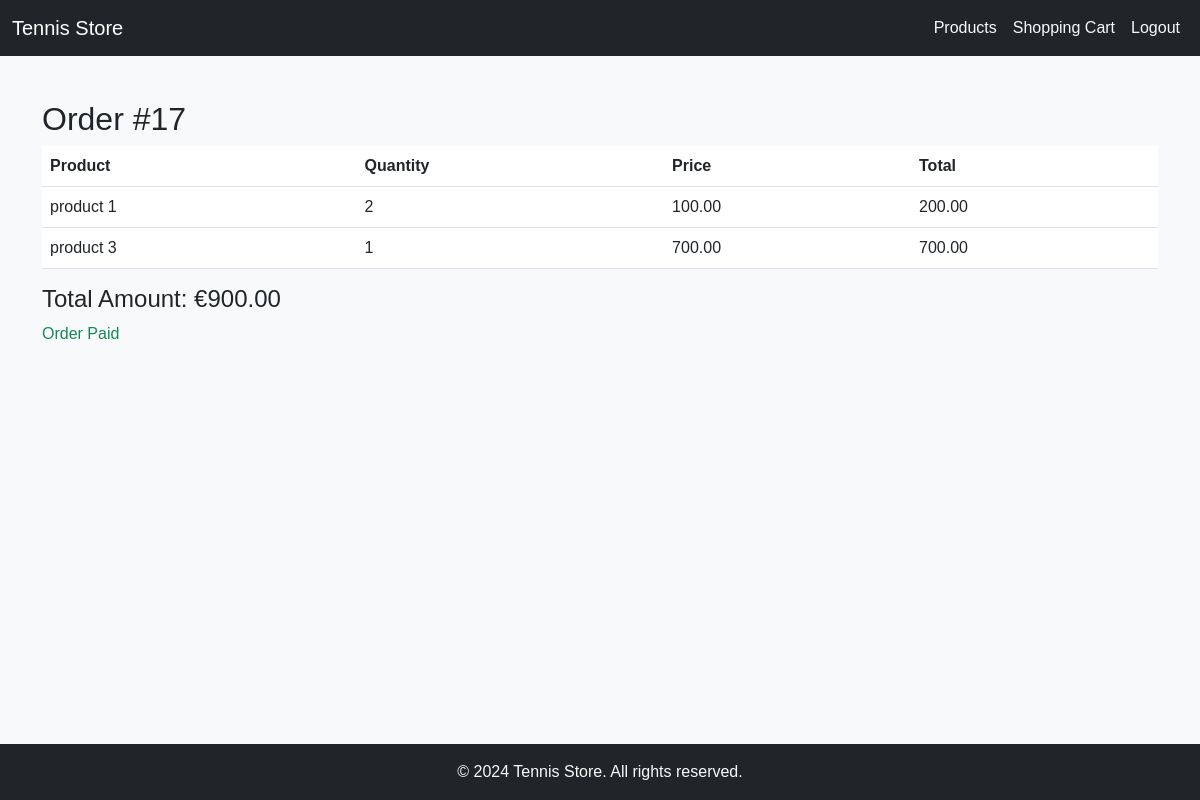
Before: /order/17/ (signed in) with the older database file.
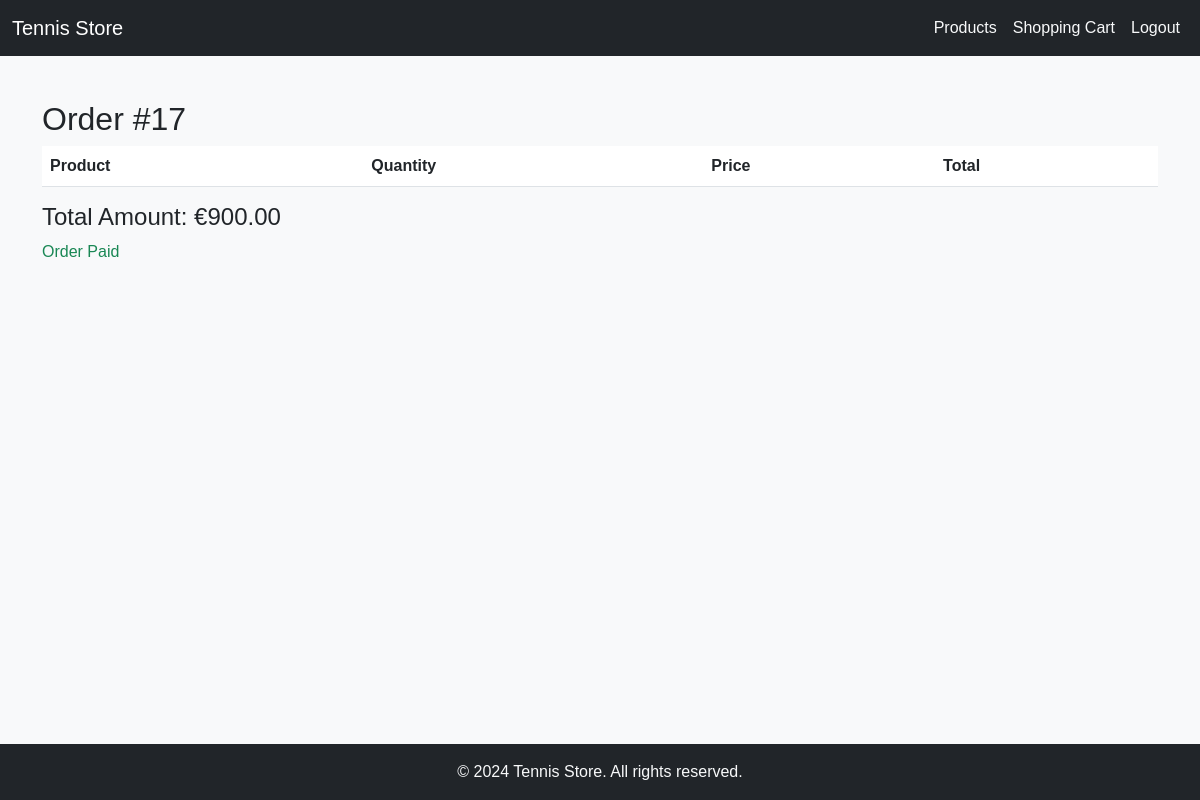
After: the same page with the newer database file.
### store/models.py (models this page shows, shortened)
class OrderItem(models.Model):
    order = models.ForeignKey(Order, on_delete=models.CASCADE)
    product = models.ForeignKey(Product, on_delete=models.CASCADE)
    quantity = models.IntegerField()

class Product(models.Model):
    name = models.CharField(max_length=255)
    description = models.TextField()
    price = models.DecimalField(max_digits=10, decimal_places=2)
    image = models.ImageField(upload_to='products/')

### store/views.py (the view)
# urls.py: path('order/<int:order_id>/', views.view_order, name='view_order'),
def view_order(request, order_id):
    order = get_object_or_404(Order, id=order_id, user=request.user)
    return render(request, 'order.html', {'order': order})

### store/templatetags/multiply.py (called while the page is built)
@register.filter(name='multiply')
def multiply(value, arg):
    try:
        return value * arg
    except (ValueError, TypeError):
        return ''

### store/templates/order.html
{% extends 'base.html' %}
{% load multiply %}
{% block content %}
<h2>Order #{{ order.id }}</h2>
<table class="table">
    <thead>
        <tr>
            <th>Product</th>
            <th>Quantity</th>
            <th>Price</th>
            <th>Total</th>
        </tr>
    </thead>
    <tbody>
        {% for item in order.orderitem_set.all %}
        <tr>
            <td>{{ item.product.name }}</td>
            <td>{{ item.quantity }}</td>
            <td>{{ item.product.price }}</td>
            <td>{{ item.product.price|multiply:item.quantity }}</td>
        </tr>
        {% endfor %}
    </tbody>
</table>
<h4>Total Amount: €{{ order.total_amount }}</h4>
{% if order.status == 'Pending' %}
<a href="{% url 'cancel_order' order.id %}" class="btn btn-danger">Cancel Order</a>
<a href="{% url 'pay_order' order.id %}" class="btn btn-success">Pay Now</a>
{% elif order.status == 'Paid' %}
<p class="text-success">Order Paid</p>
{% endif %}
{% endblock %}

Changed rows visible on the page:
removed OrderItem: product.name "product 1", quantity "2", product.price "100.00", product.price|multiply "200.00"
removed OrderItem: product.name "product 3", quantity "1", product.price "700.00", product.price|multiply "700.00"
